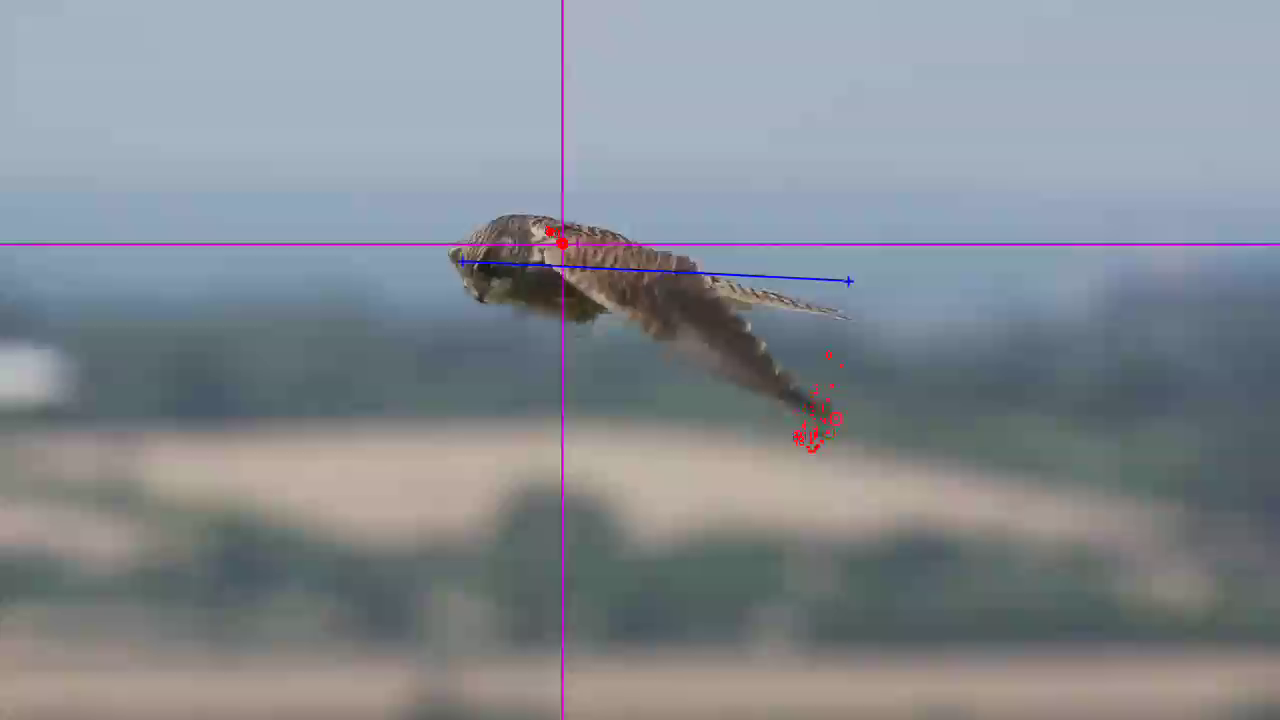
#> input picture frame 13 of video-vista.mp4, 1280 x 720 px
$ python 04-codigo.py
#> lines starting #> are read from the running program, lines starting #| are printed output that depends on the picture
import numpy as np
import matplotlib.pyplot as plt
import io
import matplotlib.animation as animation
import cv2

datos_crudos = """
0.000 0.181 -8.008E-2
0.040 0.175 -9.218E-2
0.080 0.171 -0.101
0.120 0.169 -0.115
0.160 0.165 -0.124
0.200 0.162 -0.129
0.240 0.158 -0.133
0.280 0.160 -0.135
0.320 0.162 -0.135
0.360 0.163 -0.133
0.400 0.165 -0.131
0.440 0.167 -0.128
0.480 0.172 -0.122
0.520 0.176 -0.112
0.560 0.183 -9.679E-2
0.600 0.185 -8.757E-2
0.640 0.194 -6.625E-2
0.680 0.198 -4.839E-2
0.720 0.198 -2.420E-2
0.760 0.206 1.728E-3
0.800 0.208 2.420E-2
0.840 0.207 3.745E-2
0.880 0.206 5.127E-2
0.920 0.204 5.415E-2
0.960 0.204 5.358E-2
1.000 0.203 5.070E-2
1.040 0.202 4.839E-2
1.080 0.201 4.436E-2
1.120 0.200 4.148E-2
1.160 0.198 3.572E-2
1.200 0.198 2.708E-2
1.240 0.196 1.728E-2
1.280 0.196 6.913E-3
1.320 0.197 -4.033E-3
1.360 0.195 -1.555E-2
1.400 0.192 -2.765E-2
1.440 0.189 -4.148E-2
1.480 0.188 -5.703E-2
1.520 0.183 -7.144E-2
1.560 0.181 -8.584E-2
1.600 0.180 -9.679E-2
1.640 0.176 -0.111
1.680 0.172 -0.122
1.720 0.166 -0.130
1.760 0.161 -0.139
1.800 0.158 -0.147
1.840 0.156 -0.152
1.880 0.155 -0.158
1.920 0.153 -0.161
1.960 0.152 -0.158
2.000 0.157 -0.153
2.040 0.158 -0.145
2.080 0.165 -0.135
2.120 0.169 -0.113
2.160 0.177 -0.104
2.200 0.186 -8.065E-2
2.240 0.190 -5.358E-2
2.280 0.201 -1.613E-2
2.320 0.203 1.037E-2
2.360 0.202 3.284E-2
2.400 0.200 4.954E-2
2.440 0.194 6.625E-2
2.480 0.188 8.008E-2
2.520 0.184 8.930E-2
2.560 0.180 9.736E-2
2.600 0.177 9.621E-2
2.640 0.172 8.872E-2
2.680 0.173 7.201E-2
2.720 0.179 5.531E-2
2.760 0.180 2.592E-2
2.800 0.182 -2.776E-17
2.840 0.184 -2.823E-2
2.880 0.184 -5.012E-2
2.920 0.184 -7.144E-2
2.960 0.182 -9.102E-2
3.000 0.179 -0.108
3.040 0.176 -0.123
3.080 0.175 -0.133
3.120 0.175 -0.142
3.160 0.176 -0.147
3.200 0.176 -0.150
3.240 0.180 -0.146
3.280 0.184 -0.139
3.320 0.190 -0.134
3.360 0.191 -0.128
3.400 0.192 -0.119
3.440 0.196 -0.106
3.480 0.198 -9.102E-2
3.520 0.200 -7.720E-2
3.560 0.206 -6.164E-2
3.600 0.209 -3.975E-2
3.640 0.210 -9.218E-3
3.680 0.210 1.555E-2
3.720 0.208 3.629E-2
3.760 0.207 5.646E-2
3.800 0.202 7.605E-2
3.840 0.199 9.045E-2
3.880 0.198 0.105
3.920 0.190 0.120
3.960 0.183 0.135
4.000 0.179 0.147
4.040 0.170 0.156
4.080 0.169 0.153
4.120 0.169 0.148
4.160 0.171 0.136
4.200 0.170 0.116
4.240 0.171 9.563E-2
4.280 0.172 7.317E-2
4.320 0.176 5.070E-2
4.360 0.176 2.650E-2
4.400 0.176 -5.761E-4
4.440 0.173 -3.111E-2
4.480 0.166 -5.300E-2
4.520 0.165 -7.201E-2
4.560 0.171 -9.160E-2
4.600 0.171 -0.105
4.640 0.169 -0.118
4.680 0.171 -0.123
4.720 0.177 -0.127
4.760 0.180 -0.127
4.800 0.183 -0.120
4.840 0.182 -0.109
4.880 0.187 -9.851E-2
4.920 0.191 -8.526E-2
4.960 0.195 -6.913E-2
5.000 0.202 -5.012E-2
5.040 0.202 -3.284E-2
5.080 0.203 -1.152E-2
5.120 0.200 1.786E-2
5.160 0.207 3.745E-2
5.200 0.207 5.761E-2
5.240 0.203 7.432E-2
5.280 0.202 9.160E-2
5.320 0.199 0.106
5.360 0.191 0.117
5.400 0.184 0.130
5.440 0.180 0.142
"""

data = np.loadtxt(io.StringIO(datos_crudos))
t = data[:, 0]
x = data[:, 1]
y = data[:, 2]

def resolver_spline_cubico(t_pts, y_pts):
    N = len(t_pts)
    h = np.diff(t_pts)
    A = np.zeros((N-2, N-2))
    B = np.zeros(N-2)
    for i in range(1, N-1):
        r = i - 1
        if r > 0:
            A[r, r-1] = h[i-1]
        A[r, r] = 2.0 * (h[i-1] + h[i])
        if r < N-3:
            A[r, r+1] = h[i]
        B[r] = 3.0 * ((y_pts[i+1] - y_pts[i])/h[i] - (y_pts[i] - y_pts[i-1])/h[i-1])
    c_mid = np.linalg.solve(A, B)
    c = np.zeros(N)
    c[1:N-1] = c_mid
    a = y_pts[:-1]
    b = np.zeros(N-1)
    d = np.zeros(N-1)
    for i in range(N-1):
        d[i] = (c[i+1] - c[i]) / (3.0 * h[i])
        b[i] = (y_pts[i+1] - y_pts[i])/h[i] - h[i] * (c[i+1] + 2.0 * c[i]) / 3.0
    return a, b, c[:-1], d

def evaluar_spline(t_query, a, b, c, d, t_nodes):
    indices = np.searchsorted(t_nodes, t_query) - 1
    indices = np.clip(indices, 0, len(t_nodes) - 2)
    dt = t_query - t_nodes[indices]
    return a[indices] + b[indices] * dt + c[indices] * (dt**2) + d[indices] * (dt**3)

ax_spline, bx_spline, cx_spline, dx_spline = resolver_spline_cubico(t, x)
ay_spline, by_spline, cy_spline, dy_spline = resolver_spline_cubico(t, y)

t_alta_res = np.linspace(t[0], t[-1], 1000)
x_ruta = evaluar_spline(t_alta_res, ax_spline, bx_spline, cx_spline, dx_spline, t)
y_ruta = evaluar_spline(t_alta_res, ay_spline, by_spline, cy_spline, dy_spline, t)

fig, (ax_vid, ax_anim) = plt.subplots(1, 2, figsize=(14, 6))
fig.suptitle("Comparativa Cinematica: Cernicalo", fontsize=16, fontweight='bold')

cap = cv2.VideoCapture('video-vista.mp4')

ret, primer_frame = cap.read()
#> primer_frame is the input picture: shape (720, 1280, 3); mean B, G, R 146.1, 139.5, 133.2
if ret:
    primer_frame = cv2.cvtColor(primer_frame, cv2.COLOR_BGR2RGB)
    video_display = ax_vid.imshow(primer_frame)

ax_vid.set_title("Video Real (Vuelo Estacionario)", fontsize=14)
ax_vid.axis('off')

ax_anim.plot(x, y, 'o', color='gray', alpha=0.3, label='Puntos de Tracker')
ax_anim.plot(x_ruta, y_ruta, '-', color='#50C878', linewidth=2, alpha=0.6, label='Ruta Spline Cubico')
punto_viajero, = ax_anim.plot([], [], 'o', color='#0B6623', markersize=10, label='Punta del Ala')

ax_anim.set_title("Modelo Matematico (Splines)", fontsize=14)
ax_anim.set_xlabel("X (m)")
ax_anim.set_ylabel("Y (m)")
ax_anim.grid(True, linestyle='--', alpha=0.7)
ax_anim.legend(loc='upper right')
ax_anim.axis('equal')

frames_totales = len(t)

def inicializar_animacion():
    punto_viajero.set_data([], [])
    return video_display, punto_viajero

def actualizar_animacion(frame):
    ret, frame_vid = cap.read()
    if not ret:
        cap.set(cv2.CAP_PROP_POS_FRAMES, 0)
        ret, frame_vid = cap.read()
    if ret:
        frame_vid = cv2.cvtColor(frame_vid, cv2.COLOR_BGR2RGB)
        video_display.set_data(frame_vid)
    tiempo_actual = t[frame]
    px = evaluar_spline(tiempo_actual, ax_spline, bx_spline, cx_spline, dx_spline, t)
    py = evaluar_spline(tiempo_actual, ay_spline, by_spline, cy_spline, dy_spline, t)
    punto_viajero.set_data([px], [py])
    return video_display, punto_viajero

ani = animation.FuncAnimation(fig,
                              actualizar_animacion,
                              frames=frames_totales,
                              init_func=inicializar_animacion,
                              blit=True,
                              interval=40,
                              repeat=True)

plt.tight_layout()
plt.subplots_adjust(top=0.88)
plt.show()
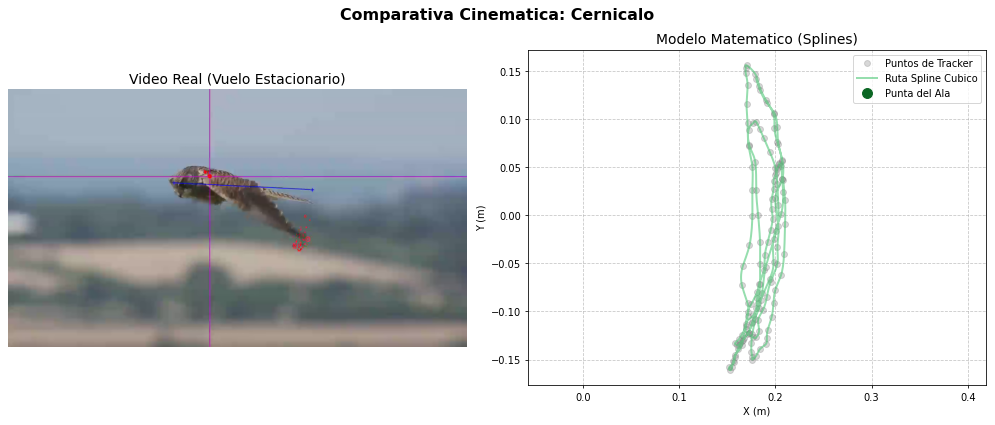
#> figure drawn by matplotlib, 2 panels

cap.release()

$ run again, starting later in the video
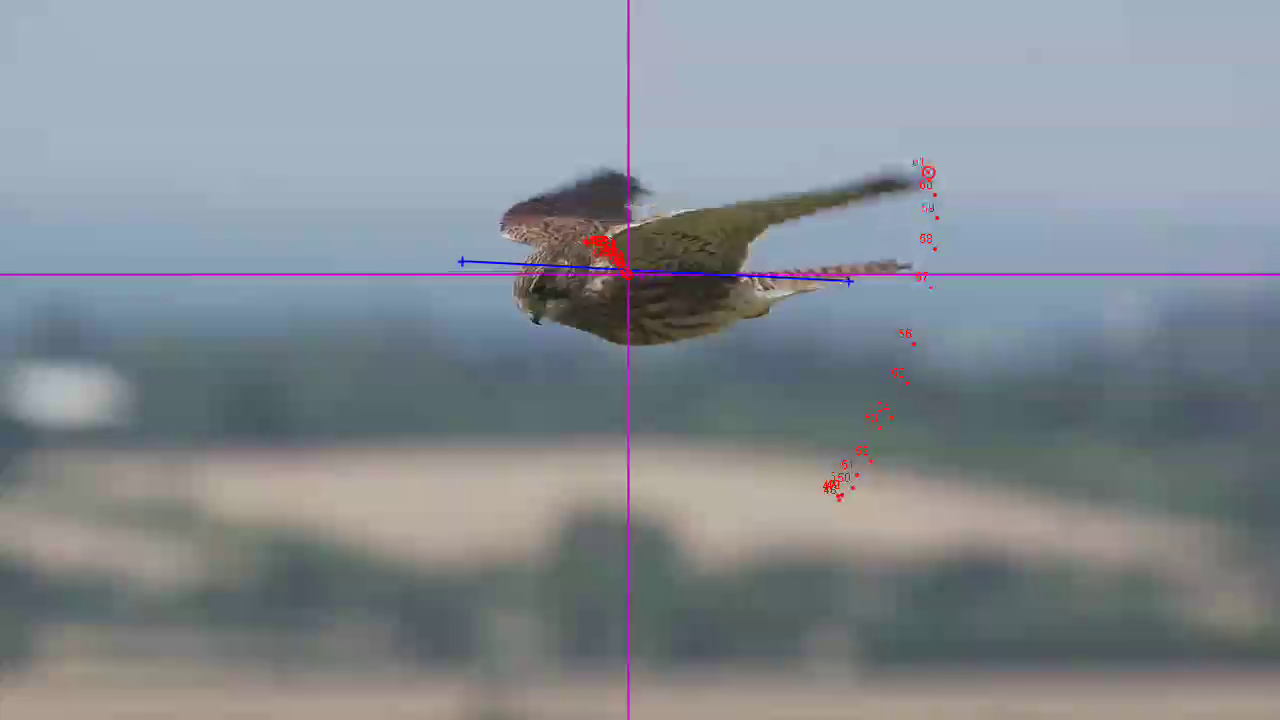
#> input picture frame 61 of video-vista.mp4, 1280 x 720 px
#> primer_frame is the input picture: shape (720, 1280, 3); mean B, G, R 146.6, 140, 132.9
#> `plt.show()`:
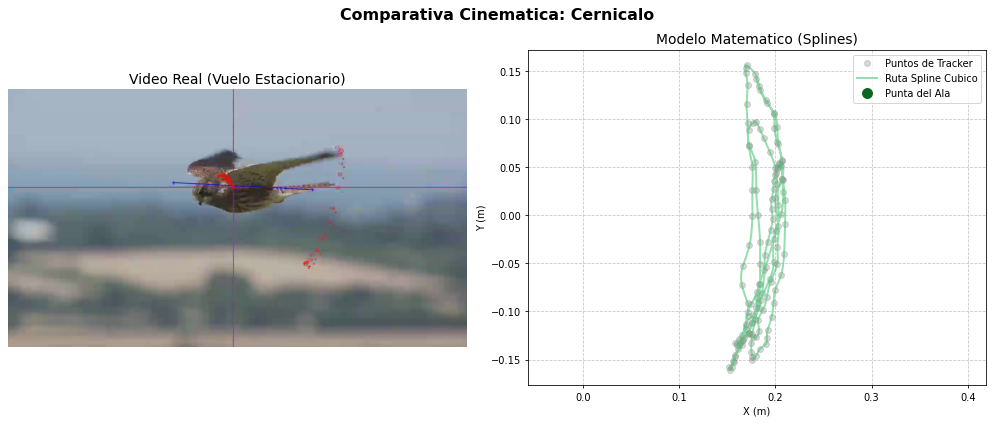
#> figure drawn by matplotlib, 2 panels

$ run again, starting later in the video
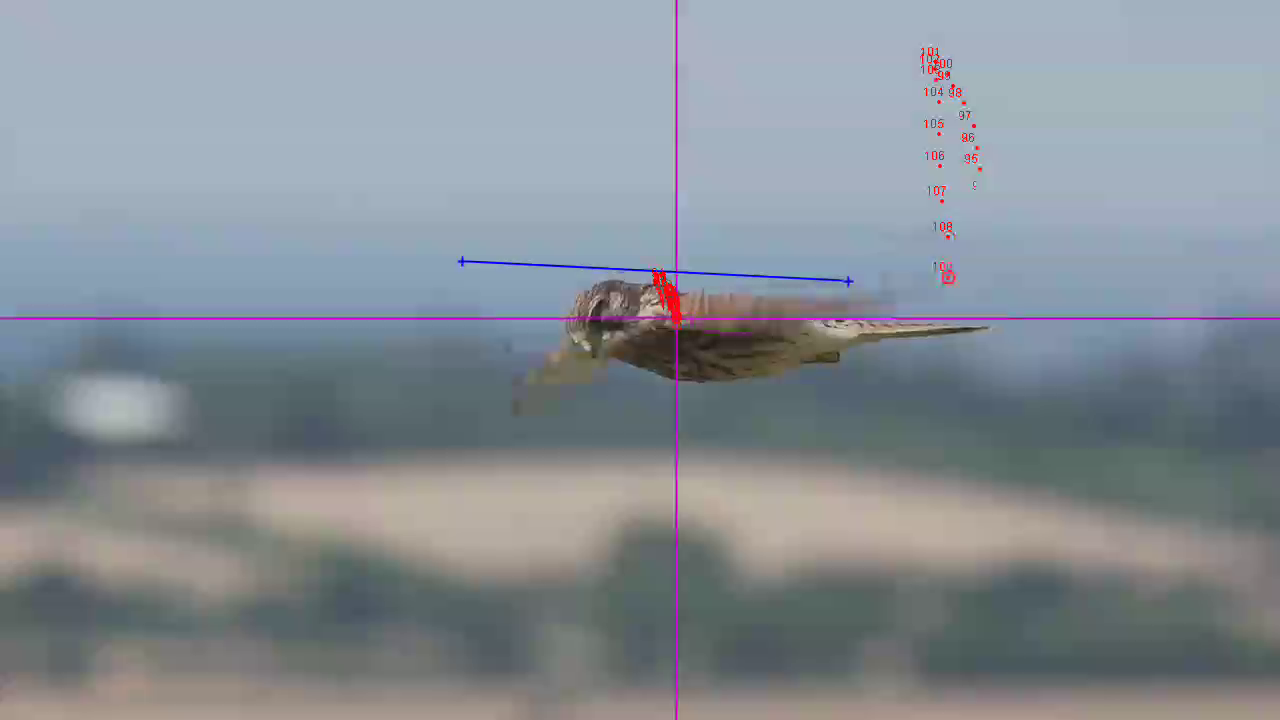
#> input picture frame 109 of video-vista.mp4, 1280 x 720 px
#> primer_frame is the input picture: shape (720, 1280, 3); mean B, G, R 150.2, 142.7, 134.9
#> `plt.show()`:
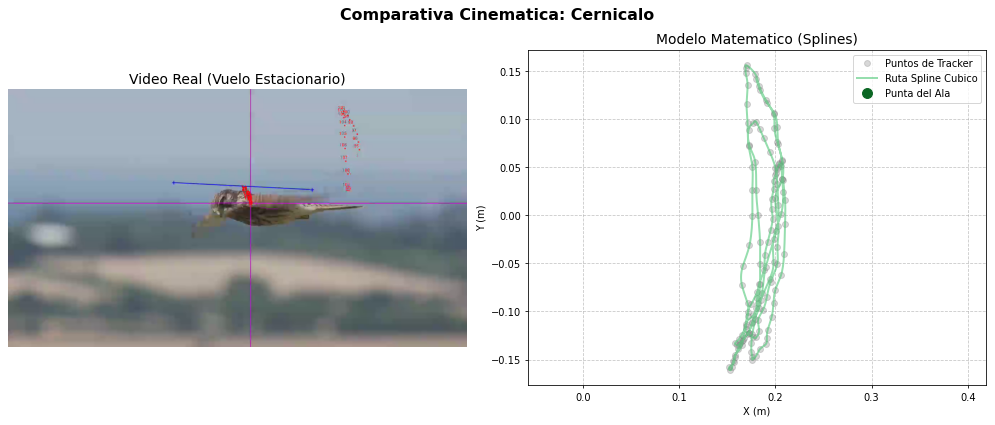
#> figure drawn by matplotlib, 2 panels
